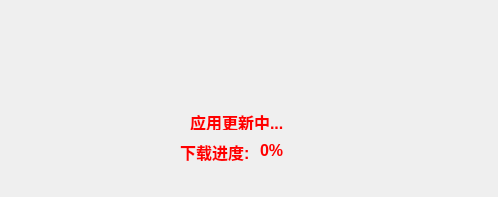
<?xml version="1.0" encoding="UTF-8"?>
<ui version="4.0">
 <class>Form</class>
 <widget class="QWidget" name="Form">
  <property name="geometry">
   <rect>
    <x>0</x>
    <y>0</y>
    <width>498</width>
    <height>197</height>
   </rect>
  </property>
  <property name="windowTitle">
   <string>Form</string>
  </property>
  <property name="windowIcon">
   <iconset resource="../../WorkSpace_python/mypack/res.qrc">
    <normaloff>:/images/funcell.png</normaloff>:/images/funcell.png</iconset>
  </property>
  <property name="styleSheet">
   <string notr="true">QWidget[objectName=&quot;Form&quot;]{
background-image: url(:/images/funcell_bg.png);
}


</string>
  </property>
  <widget class="QLabel" name="label">
   <property name="geometry">
    <rect>
     <x>210</x>
     <y>50</y>
     <width>45</width>
     <height>45</height>
    </rect>
   </property>
   <property name="text">
    <string/>
   </property>
   <property name="pixmap">
    <pixmap resource="../../WorkSpace_python/mypack/res.qrc">:/images/loading1.png</pixmap>
   </property>
  </widget>
  <widget class="QLabel" name="label_2">
   <property name="geometry">
    <rect>
     <x>190</x>
     <y>110</y>
     <width>111</width>
     <height>20</height>
    </rect>
   </property>
   <property name="text">
    <string>&lt;html&gt;&lt;head/&gt;&lt;body&gt;&lt;p&gt;&lt;span style=&quot; font-size:12pt; font-weight:600; color:#ff0000;&quot;&gt;应用更新中...&lt;/span&gt;&lt;/p&gt;&lt;/body&gt;&lt;/html&gt;</string>
   </property>
  </widget>
  <widget class="QLabel" name="label_3">
   <property name="geometry">
    <rect>
     <x>180</x>
     <y>140</y>
     <width>78</width>
     <height>21</height>
    </rect>
   </property>
   <property name="text">
    <string>&lt;html&gt;&lt;head/&gt;&lt;body&gt;&lt;p&gt;&lt;span style=&quot; font-size:12pt; font-weight:600; color:#ff0000;&quot;&gt;下载进度:&lt;/span&gt;&lt;/p&gt;&lt;/body&gt;&lt;/html&gt;</string>
   </property>
  </widget>
  <widget class="QLabel" name="label_4">
   <property name="geometry">
    <rect>
     <x>260</x>
     <y>140</y>
     <width>71</width>
     <height>21</height>
    </rect>
   </property>
   <property name="text">
    <string>&lt;html&gt;&lt;head/&gt;&lt;body&gt;&lt;p&gt;&lt;span style=&quot; font-size:12pt; font-weight:600; color:#ff0000;&quot;&gt;0%&lt;/span&gt;&lt;/p&gt;&lt;/body&gt;&lt;/html&gt;</string>
   </property>
  </widget>
 </widget>
 <resources>
  <include location="../../WorkSpace_python/mypack/res.qrc"/>
 </resources>
 <connections/>
</ui>
